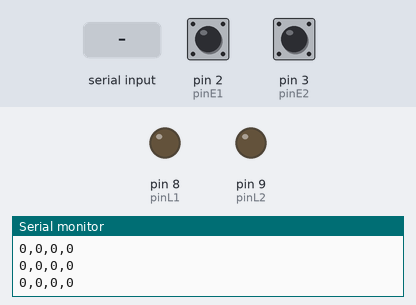
The sketch below on a simulated Arduino Uno, built with avr-gcc and run on an emulated ATmega328P. On the bench: output pins drawn as LEDs (lit = HIGH), the last lines printed to the serial monitor. Inputs (shaded band) come from the test bench; at power-on: pin 2 (pinE1) HIGH, pin 3 (pinE2) HIGH.

Above: at 1.2 s.
1.3 s: pin 2 (pinE1) pulled LOW for 0.15 s
At 2.5 s:
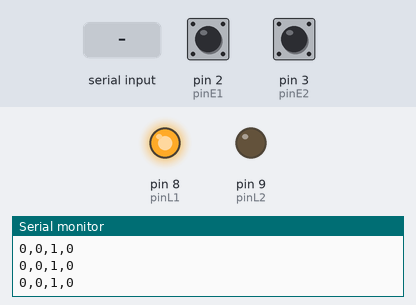
2.9 s: pin 3 (pinE2) pulled LOW for 0.15 s
At 3.8 s:
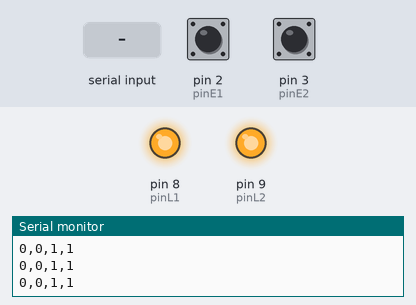
4.5 s: "1" received over Serial
At 5.3 s:
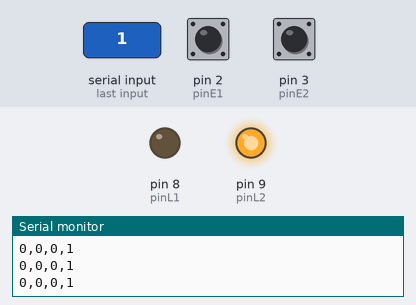
6.0 s: "2" received over Serial
At 6.5 s:
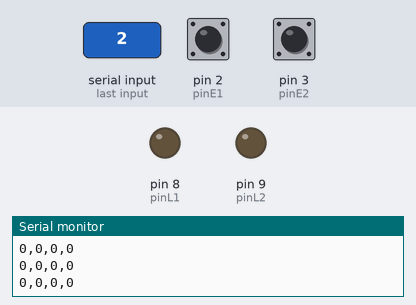
7.5 s: pin 2 (pinE1) pulled LOW for 1 s
At 8.5 s:
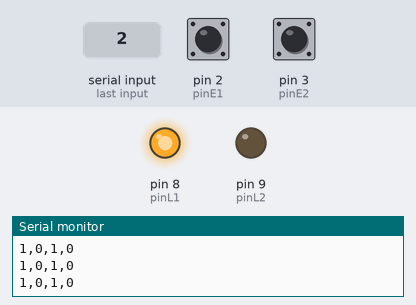
Timing chart, 0 to 10.5 s (numbered marks = the images above; inputs shaded):
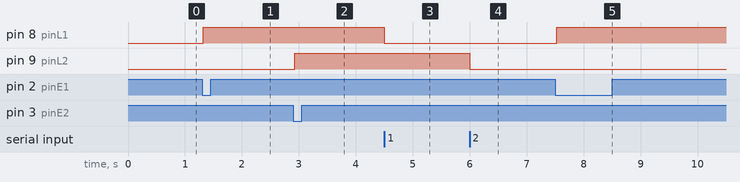

Measured:
- after the input at 1.3 s, pin 8 (pinL1): LOW → HIGH at once
- after the input at 2.9 s, pin 9 (pinL2): LOW → HIGH at once
- after the input at 4.5 s, pin 8 (pinL1): HIGH → LOW at once
- after the input at 6.0 s, pin 9 (pinL2): HIGH → LOW at once
- after the input at 7.5 s, pin 8 (pinL1): LOW → HIGH at once

The sketch:

codigo.ino
```cpp
// Pines de Entradas (Pulsadores)
const int pinE1 = 2;
const int pinE2 = 3;

// Pines de Salidas (LEDs)
const int pinL1 = 8;
const int pinL2 = 9;

// Variables de estado
bool estadoE1 = false;
bool estadoE2 = false;
bool antE1 = false;
bool antE2 = false;

bool estadoL1 = false;
bool estadoL2 = false;

unsigned long ultimoEnvio = 0;

void setup() {
  Serial.begin(9600);

  // INPUT_PULLUP: HIGH cuando está suelto, LOW cuando se presiona
  pinMode(pinE1, INPUT_PULLUP);
  pinMode(pinE2, INPUT_PULLUP);

  pinMode(pinL1, OUTPUT);
  pinMode(pinL2, OUTPUT);
}

void loop() {
  // 1. Leer entradas (invertimos con '!' porque usamos INPUT_PULLUP)
  estadoE1 = !digitalRead(pinE1);
  estadoE2 = !digitalRead(pinE2);

  // Detectar flanco ascendente (cuando se presiona el botón) para cambiar el LED
  if (estadoE1 && !antE1) {
    estadoL1 = !estadoL1;
    delay(25); // Antirrebote básico
  }
  if (estadoE2 && !antE2) {
    estadoL2 = !estadoL2;
    delay(25);
  }

  antE1 = estadoE1;
  antE2 = estadoE2;

  // 2. Leer comandos desde Processing (clics en L1 o L2)
  if (Serial.available() > 0) {
    char cmd = Serial.read();
    if (cmd == '1') {
      estadoL1 = !estadoL1;
    } else if (cmd == '2') {
      estadoL2 = !estadoL2;
    }
  }

  // 3. Actualizar salidas físicas
  digitalWrite(pinL1, estadoL1);
  digitalWrite(pinL2, estadoL2);

  // 4. Enviar estado actual a Processing cada 50 ms (Formato: E1,E2,L1,L2)
  if (millis() - ultimoEnvio >= 50) {
    Serial.print(estadoE1 ? 1 : 0);
    Serial.print(",");
    Serial.print(estadoE2 ? 1 : 0);
    Serial.print(",");
    Serial.print(estadoL1 ? 1 : 0);
    Serial.print(",");
    Serial.println(estadoL2 ? 1 : 0);
    ultimoEnvio = millis();
  }
}
```
